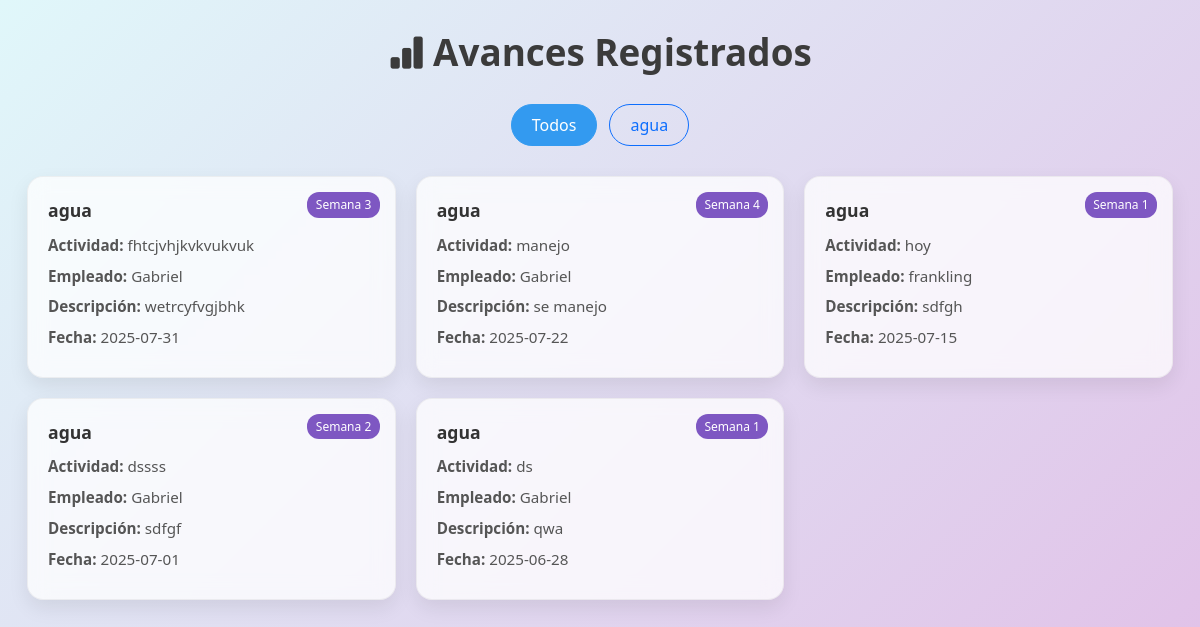
The app's page /admin/ver-avances, older data.
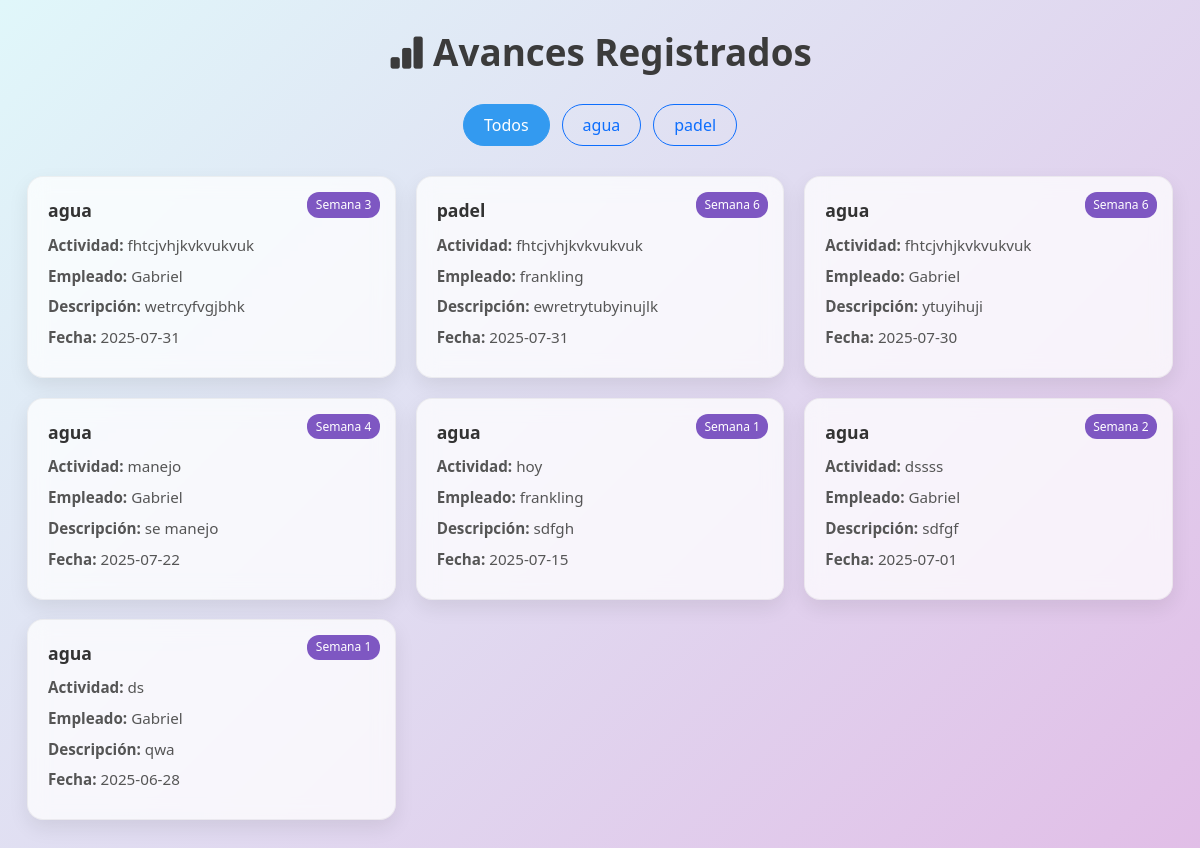
The same page, newer data.
### tables this page shows
CREATE TABLE proyectos (
        id INTEGER PRIMARY KEY AUTOINCREMENT,
        nombre TEXT NOT NULL,
        descripcion TEXT,
        fecha_inicio TEXT,
        fecha_fin TEXT
    );

CREATE TABLE avances (
    id INTEGER PRIMARY KEY AUTOINCREMENT,
    actividad TEXT NOT NULL,  -- Ahora es texto libre
    id_usuario INTEGER NOT NULL,
    descripcion TEXT NOT NULL,
    semana TEXT NOT NULL,
    fecha TEXT DEFAULT CURRENT_DATE, id_proyecto INTEGER,
    FOREIGN KEY(id_usuario) REFERENCES usuarios(id)
);

CREATE TABLE usuarios (
        id INTEGER PRIMARY KEY AUTOINCREMENT,
        nombre TEXT NOT NULL,
        email TEXT UNIQUE NOT NULL,
        password TEXT NOT NULL,
        rol TEXT NOT NULL CHECK(rol IN ('admin', 'empleado'))
    );

### app.py (the view)
@app.route('/admin/ver-avances')
def ver_avances():
    conn = sqlite3.connect('database.db')
    conn.row_factory = sqlite3.Row
    cursor = conn.cursor()
    cursor.execute("""
        SELECT
            a.id,
            p.nombre AS proyecto,
            a.actividad,
            u.nombre AS usuario,
            a.semana,
            a.descripcion,
            a.fecha
        FROM avances a
        JOIN usuarios u ON a.id_usuario = u.id
        JOIN proyectos p ON a.id_proyecto = p.id
        ORDER BY a.fecha DESC
    """)
    avances = cursor.fetchall()
    cursor.execute("SELECT id, nombre FROM proyectos")
    proyectos = cursor.fetchall()
    cursor.execute("SELECT id, nombre, email FROM usuarios WHERE rol = 'empleado'")
    empleados = cursor.fetchall()
    conn.close()
    return render_template('ver_avances.html', avances=avances, proyectos=proyectos, empleados=empleados)

### templates/ver_avances.html (shortened to what this page needs)
<!DOCTYPE html>
<html lang="es">
<head>
  <link href="https://cdn.jsdelivr.net/npm/bootstrap@5.3.0/dist/css/bootstrap.min.css" rel="stylesheet" />
  <link href="https://cdn.jsdelivr.net/npm/bootstrap-icons@1.10.5/font/bootstrap-icons.css" rel="stylesheet" />
</head>
<body>
  <div class="container">
    <div class="header">
      <h1><i class="bi bi-bar-chart-fill me-2"></i>Avances Registrados</h1>
    </div>
    {% set proyectos = avances | map(attribute='proyecto') | unique | list %}
    <div class="filter-btns">
      <button class="btn btn-outline-primary active" data-filter="all">Todos</button>
      {% for proj in proyectos %}
        <button class="btn btn-outline-primary"
                data-filter="{{ proj|lower|replace(' ', '-') }}">
          {{ proj }}
        </button>
      {% endfor %}
    </div>
    {% if avances %}
      <div class="cards-grid">
        {% for a in avances %}
          <div class="avance-card"
               data-proyecto="{{ a.proyecto|lower|replace(' ', '-') }}">
            <div class="avance-title">{{ a.proyecto }}</div>
            <div class="avance-meta"><strong>Actividad:</strong> {{ a.actividad }}</div>
            <div class="avance-meta"><strong>Empleado:</strong> {{ a.usuario }}</div>
            <div class="avance-meta"><strong>Descripción:</strong> {{ a.descripcion }}</div>
            <div class="avance-meta"><strong>Fecha:</strong> {{ a.fecha }}</div>
            <span class="badge-week">Semana {{ a.semana }}</span>
          </div>
        {% endfor %}
      </div>
    {% else %}
      <p class="no-data">No hay avances registrados.</p>
    {% endif %}
  </div>
</body>
</html>

### templates/ver_avances.html (style rules this page uses)
body { background: linear-gradient(135deg, #e0f7fa, #e1bee7); background-attachment: fixed; font-family: 'Segoe UI', sans-serif; padding: 30px 15px; }
.container { max-width: 1200px; margin: auto; }
.header h1 { text-align: center; font-weight: bold; color: #3b3b3b; margin-bottom: 30px; font-size: 2.3rem; }
.filter-btns { display: flex; flex-wrap: wrap; justify-content: center; gap: 12px; margin-bottom: 30px; }
.filter-btns .btn { border-radius: 30px; padding: 8px 20px; font-weight: 500; }
.filter-btns .btn.active, .filter-btns .btn:focus { background-color: #339af0; color: white; border-color: #339af0; }
.cards-grid { display: grid; grid-template-columns: repeat(auto-fit, minmax(280px, 1fr)); gap: 20px; }
.avance-card { background: rgba(255, 255, 255, 0.75); border-radius: 16px; backdrop-filter: blur(10px); box-shadow: 0 8px 20px rgba(0, 0, 0, 0.08); padding: 20px; position: relative; transition: all 0.3s ease; border: 1px solid rgba(0, 0, 0, 0.05); }
.avance-title { font-weight: 600; font-size: 1.1rem; color: #333; margin-bottom: 10px; }
.avance-meta { font-size: 0.95rem; margin-bottom: 8px; color: #555; }
.badge-week { position: absolute; top: 15px; right: 15px; background: #7e57c2; color: white; padding: 0.3em 0.7em; border-radius: 12px; font-size: 0.75rem; }

Row changes from the older to the newer data that the page shows:
added proyectos: nombre "padel"
added avances: proyecto "padel", actividad "fhtcjvhjkvkvukvuk", usuario "frankling", descripcion "ewretrytubyinujlk", fecha "2025-07-31", semana "6"
added avances: proyecto "agua", actividad "fhtcjvhjkvkvukvuk", usuario "Gabriel", descripcion "ytuyihuji", fecha "2025-07-30", semana "6"
